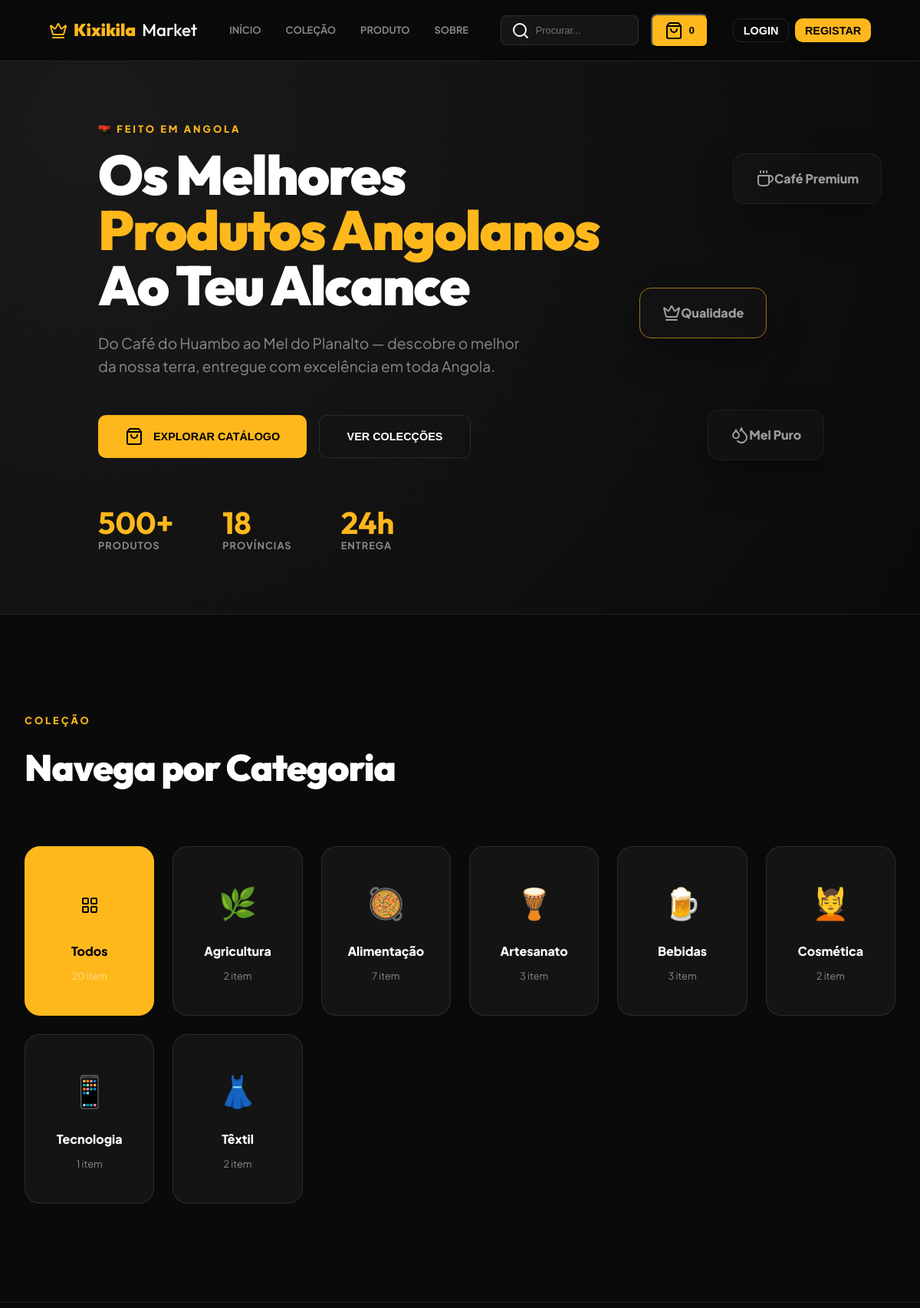
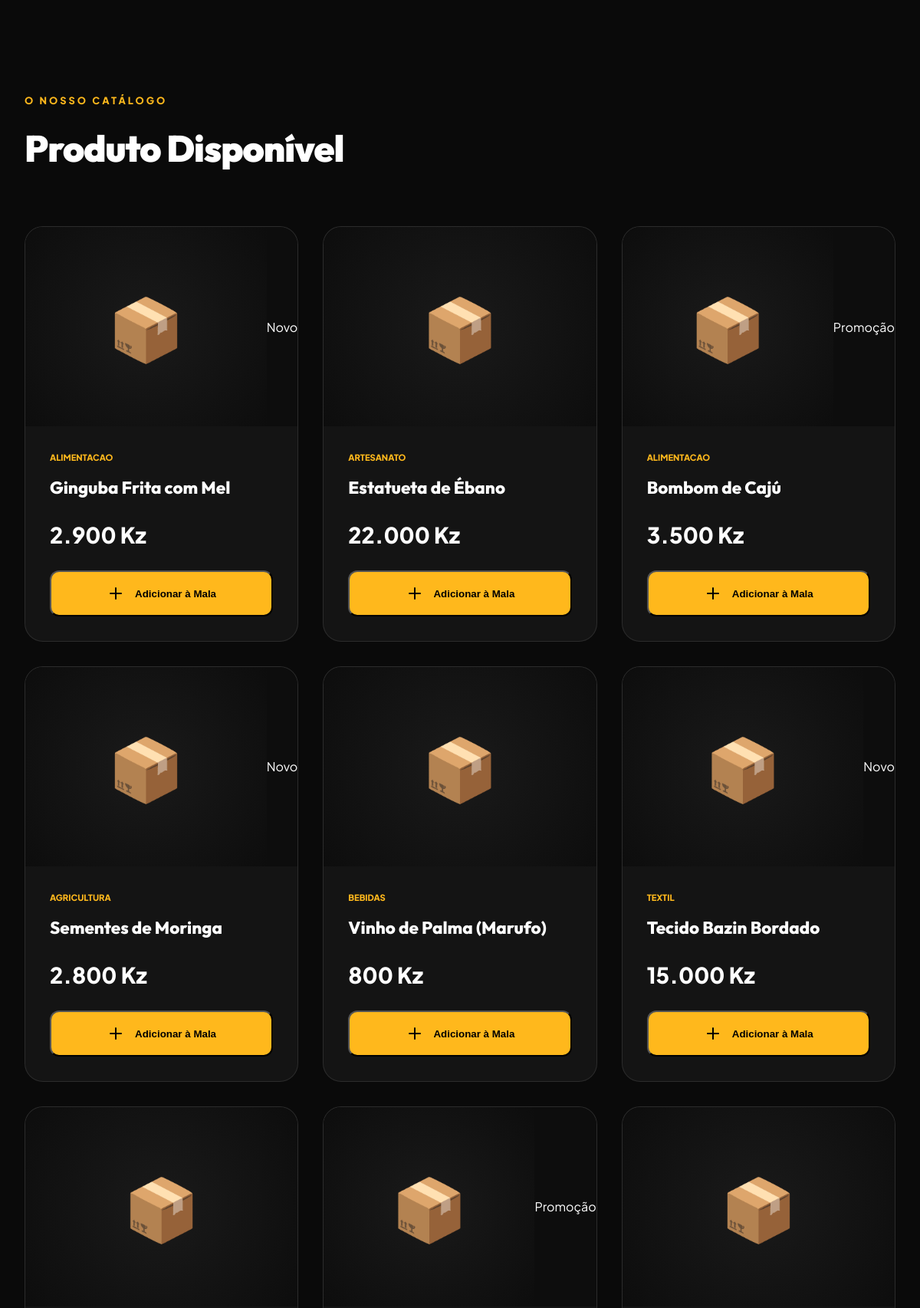
The page / (upper part) on the database its author committed (2 pictures, top to bottom).
### tables this page shows
CREATE TABLE IF NOT EXISTS categories (
  id         VARCHAR(30)  NOT NULL PRIMARY KEY,
  name       VARCHAR(100) NOT NULL,
  icon       VARCHAR(10)  NOT NULL,
  active     TINYINT(1)   NOT NULL DEFAULT 1,
  created_at TIMESTAMP    DEFAULT CURRENT_TIMESTAMP
);

CREATE TABLE IF NOT EXISTS products (
  id          INT          NOT NULL AUTO_INCREMENT PRIMARY KEY,
  name        VARCHAR(150) NOT NULL,
  category_id VARCHAR(30)  NOT NULL,
  icon        VARCHAR(10)  NOT NULL DEFAULT '📦',
  price       INT          NOT NULL,          
  old_price   INT          DEFAULT NULL,
  badge       ENUM('promo','new')  DEFAULT NULL,
  description TEXT         NOT NULL,
  origin      VARCHAR(100) NOT NULL,
  rating      DECIMAL(2,1) NOT NULL DEFAULT 0.0,
  reviews     INT          NOT NULL DEFAULT 0,
  stock       INT          NOT NULL DEFAULT 100,
  active      TINYINT(1)   NOT NULL DEFAULT 1,
  image_url   VARCHAR(255) DEFAULT NULL,
  created_at  TIMESTAMP    DEFAULT CURRENT_TIMESTAMP,
  updated_at  TIMESTAMP    DEFAULT CURRENT_TIMESTAMP ON UPDATE CURRENT_TIMESTAMP,
  FOREIGN KEY (category_id) REFERENCES categories(id) ON DELETE RESTRICT
);

### helpers.php (called while the page is built, shortened)
<?php
function authUser(): ?array {
    return $_SESSION['user'] ?? null;
}

### includes/functions.php (called while the page is built, shortened)
<?php
function formatPrice($price) {
    return number_format($price, 0, ',', '.') . ' Kz';
}
?>

### index.php (the view, shortened to what this page needs)
<?php
require_once 'helpers.php';
require_once 'includes/functions.php';
$user = authUser();
$db = getDB();
$categories = $db->query('SELECT * FROM categories WHERE active = 1 ORDER BY name ASC')->fetchAll();
$products = $db->query('
    SELECT p.*, c.name as category_name
    FROM products p
    JOIN categories c ON p.category_id = c.id
    WHERE p.active = 1 AND c.active = 1
    ORDER BY p.id DESC
')->fetchAll();
$jsProducts = array_map(function($p) {
    return [
        'id'       => (int)$p['id'],
        'name'     => $p['name'],
        'category' => $p['category_id'],
        'icon'     => $p['icon'],
        'price'    => (int)$p['price'],
        'oldPrice' => $p['old_price'] ? (int)$p['old_price'] : null,
        'badge'    => $p['badge'],
        'desc'     => $p['description'],
        'origin'   => $p['origin'],
        'rating'   => (float)$p['rating'],
        'reviews'  => (int)$p['reviews']
    ];
}, $products);
?>
<!DOCTYPE html>
<html lang="pt-AO">
<head>
    <link rel="stylesheet" href="css/style.css" />
</head>
<body>
    <?php include 'includes/header.php'; ?>
    <?php if (!$user): ?>
    <section class="hero" id="hero">
        <div class="hero__inner">
            <div class="hero__content">
                <span class="section__subtitle">🇦🇴 Feito em Angola</span>
                <h1 class="hero__title">
                    Os Melhores<br/>
                    <em>Produtos Angolanos</em><br/>
                    Ao Teu Alcance
                </h1>
                <p class="hero__desc">
                    Do Café do Huambo ao Mel do Planalto — descobre o melhor
                    da nossa terra, entregue com excelência em toda Angola.
                </p>
                <div class="hero__btns">
                    <button class="btn btn--primary" onclick="scrollToSection('produtos')">
                        <i data-lucide="shopping-bag"></i> Explorar Catálogo
                    </button>
                    <button class="btn btn--outline" onclick="scrollToSection('categorias')">
                        Ver Colecções
                    </button>
                </div>
                <div class="hero__stats">
                    <div class="stat">
                        <h4>500+</h4>
                        <p>Produtos</p>
                    </div>
                    <div class="stat">
                        <h4>18</h4>
                        <p>Províncias</p>
                    </div>
                    <div class="stat">
                        <h4>24h</h4>
                        <p>Entrega</p>
                    </div>
                </div>
            </div>
            <div class="hero__visual" aria-hidden="true">
                <div class="floating-card floating-card--1"><i data-lucide="coffee"></i> Café Premium</div>
                <div class="floating-card floating-card--2"><i data-lucide="droplets"></i> Mel Puro</div>
                <div class="floating-card floating-card--3"><i data-lucide="crown"></i> Qualidade</div>
            </div>
        </div>
    </section>
    <?php endif; ?>
    <section class="section" id="categorias">
        <div class="container">
            <div class="section__header">
                <div>
                    <span class="section__subtitle">Coleção</span>
                    <h2 class="section__title">Navega por Categoria</h2>
                </div>
            </div>
            <div class="cats-grid" id="catsGrid">
                <div class="cat-card active" onclick="filterByCategory('all', this)">
                    <span class="cat-card__icon"><i data-lucide="layout-grid"></i></span>
                    <span class="cat-card__name">Todos</span>
                    <span class="cat-card__count"><?php echo count($products); ?> item</span>
                </div>
                <?php foreach ($categories as $cat): ?>
                    <div class="cat-card" onclick="filterByCategory('<?php echo $cat['id']; ?>', this)">
                        <span class="cat-card__icon"><?php echo $cat['icon']; ?></span>
                        <span class="cat-card__name"><?php echo $cat['name']; ?></span>
                        <?php
                            $count = count(array_filter($products, fn($p) => $p['category_id'] === $cat['id']));
                        ?>
                        <span class="cat-card__count"><?php echo $count; ?> item</span>
                    </div>
                <?php endforeach; ?>
            </div>
        </div>
    </section>
    <section class="section" id="produtos">
        <div class="container">
            <div class="section__header">
                <div>
                    <span class="section__subtitle">O Nosso Catálogo</span>
                    <h2 class="section__title">Produto Disponível</h2>
                </div>
            </div>
            <div class="products-grid" id="productsGrid">
                <?php foreach ($jsProducts as $p): ?>
                    <div class="product-card" data-category="<?php echo $p['category']; ?>">
                        <div class="product-img-wrap" onclick="openModal(<?php echo $p['id']; ?>)">
                            <?php if (!empty($p['image'])): ?>
                                <img src="<?php echo $p['image']; ?>" alt="<?php echo $p['name']; ?>" class="product-img">
                            <?php else: ?>
                                <div class="product-placeholder">
                                    <span>📦</span>
                                </div>
                            <?php endif; ?>
                            <?php if ($p['badge']): ?>
                                <span class="product-badge badge--<?php echo $p['badge']; ?>">
                                    <?php echo $p['badge'] === 'promo' ? 'Promoção' : 'Novo'; ?>
                                </span>
                            <?php endif; ?>
                        </div>
                        <div class="product-info">
                            <span class="product-category"><?php echo $p['category']; ?></span>
                            <h3 class="product-name"><?php echo $p['name']; ?></h3>
                            <span class="product-price"><?php echo formatPrice($p['price']); ?></span>
                            <button class="add-btn" onclick="addToCart(<?php echo $p['id']; ?>)">
                                <i data-lucide="plus"></i> Adicionar à Mala
                            </button>
                        </div>
                    </div>
                <?php endforeach; ?>
            </div>
        </div>
    </section>
    <?php include 'includes/footer.php'; ?>
</body>
</html>
</html>

### includes/header.php (shortened to what this page needs)
<!DOCTYPE html>
<html lang="pt-AO">
<head>
    <link rel="stylesheet" href="css/style.css">
</head>
<body>
<header class="header" id="header">
    <div class="container header__inner">
        <a href="index.php" class="logo">
            <i data-lucide="crown"></i>
            Kixikila<em>Market</em>
        </a>
        <nav class="nav">
            <a href="#hero" class="nav__link active">Início</a>
            <a href="#categorias" class="nav__link">Coleção</a>
            <a href="#produtos" class="nav__link">Produto</a>
            <a href="#" class="nav__link">Sobre</a>
        </nav>
        <div class="header__actions">
            <div class="search-bar">
                <i data-lucide="search" size="18"></i>
                <input type="text" id="searchInput" placeholder="Procurar...">
            </div>
            <button class="cart-btn" id="cartToggle">
                <i data-lucide="shopping-bag"></i>
                <span id="cartCount">0</span>
            </button>
            <?php if ($user): ?>
                <div class="user-menu" style="display:flex; align-items:center; gap:1rem; margin-left:1rem;">
                    <span style="font-size:0.8rem; font-weight:700;">Olá, <?php echo explode(' ', $user['name'])[0]; ?></span>
                    <?php if ($user['role'] === 'admin'): ?>
                        <a href="admin.html" class="btn btn--outline btn--sm" style="padding:0.4rem 0.8rem;">Admin</a>
                    <?php endif; ?>
                    <button onclick="handleLogout()" class="icon-btn" title="Sair" style="background:none; border:none; color:var(--clr-text-dim); cursor:pointer;">
                        <i data-lucide="log-out" size="18"></i>
                    </button>
                </div>
            <?php else: ?>
                <div class="auth-btns" style="display:flex; gap:0.5rem; margin-left:1rem;">
                    <button onclick="openAuthModal('login')" class="btn btn--outline btn--sm" style="padding:0.4rem 0.8rem;">Login</button>
                    <button onclick="openAuthModal('register')" class="btn btn--primary btn--sm" style="padding:0.4rem 0.8rem;">Registar</button>
                </div>
            <?php endif; ?>
        </div>
    </div>
</header>

### includes/footer.php (shortened to what this page needs)
</body>
</html>

### rows shown on the page
categories: icon "🌿", name "Agricultura", count "2"
categories: icon "🥘", name "Alimentação", count "7"
categories: icon "🪘", name "Artesanato", count "3"
categories: icon "🍺", name "Bebidas", count "3"
categories: icon "💆", name "Cosmética", count "2"
categories: icon "📱", name "Tecnologia", count "1"
categories: icon "👗", name "Têxtil", count "2"
products: badge "Novo", category "ALIMENTACAO", name "Ginguba Frita com Mel", price "2.900 Kz"
products: category "ARTESANATO", name "Estatueta de Ébano", price "22.000 Kz"
products: badge "Promoção", category "ALIMENTACAO", name "Bombom de Cajú", price "3.500 Kz"
products: badge "Novo", category "AGRICULTURA", name "Sementes de Moringa", price "2.800 Kz"
products: category "BEBIDAS", name "Vinho de Palma (Marufo)", price "800 Kz"
products: badge "Novo", category "TEXTIL", name "Tecido Bazin Bordado", price "15.000 Kz"
products: badge "Promoção"

### other values the page prints
count($products) "20"
